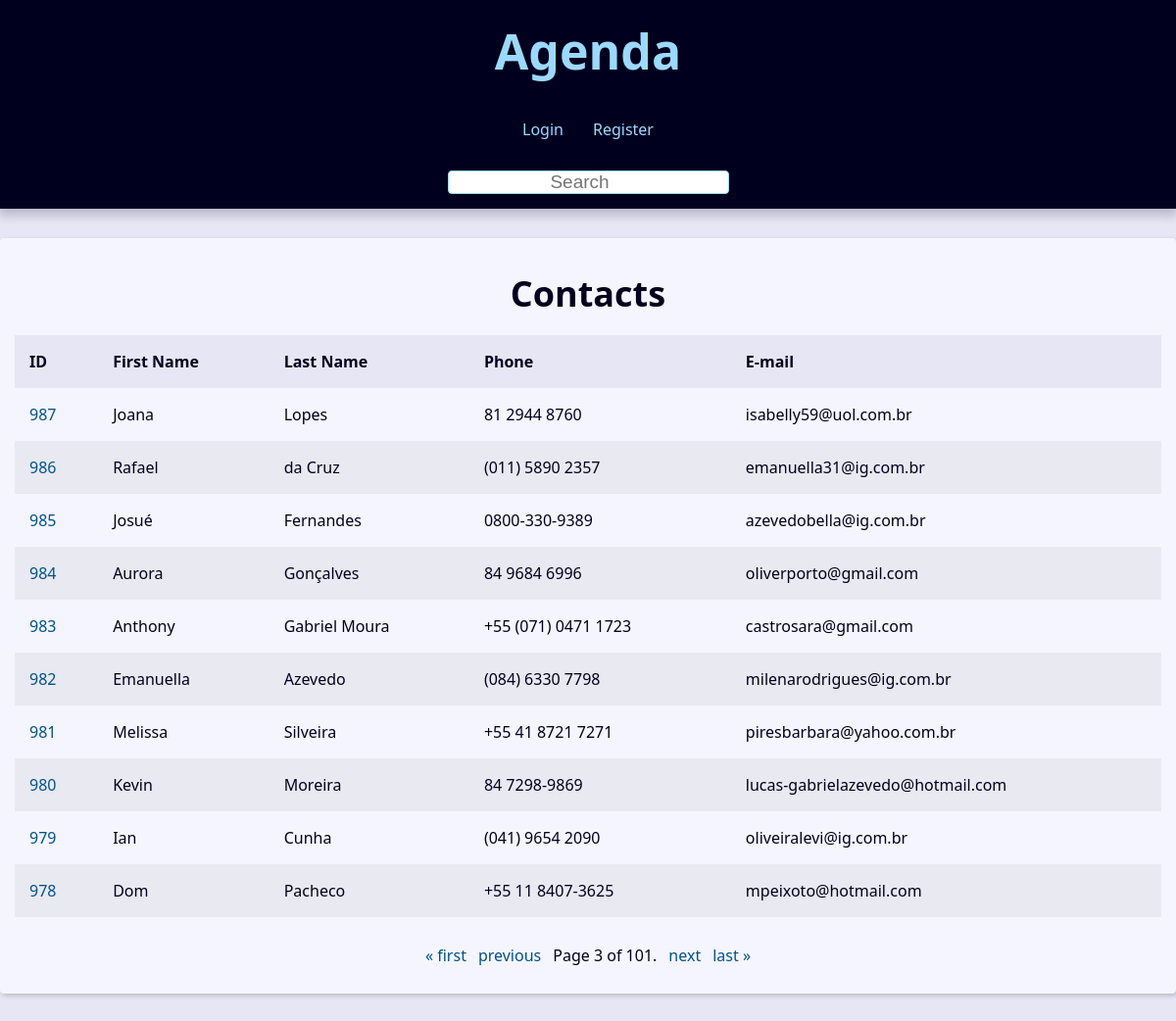
The app's page /?page=3&q= with its own data.
### contact/models.py (models this page shows, shortened)
class Contact(models.Model):
    first_name = models.CharField(max_length=50)
    last_name = models.CharField(max_length=50, blank=True)
    phone = models.CharField(max_length=20)
    email = models.EmailField(max_length=100, blank=True)
    created_date = models.DateTimeField(default=timezone.now)
    description = models.TextField(blank=True)
    show = models.BooleanField(default=True)
    picture = models.ImageField(upload_to='pictures/%Y/%m/', blank=True)
    category = models.ForeignKey(Category, on_delete=models.SET_NULL, null=True, blank=True)
    owner = models.ForeignKey(User, on_delete=models.SET_NULL, null=True, blank=True)

### contact/views/contact_views.py (the view)
# urls.py: path('', views.index, name='index'),
def index(request):
    contacts = Contact.objects.filter(show=True).order_by('-id')
    paginator = Paginator(contacts, 10)
    page_number = request.GET.get('page')
    page_obj = paginator.get_page(page_number)
    context = {
        'page_obj': page_obj,
        'site_title': 'Contatos - '
    }
    return render(request, 'contact/index.html', context)

### contact/templates/contact/index.html
{% extends "global/base.html" %}
{% block content %}
{% if page_obj %}
    <div class = "responsive-table">
        <table class = "contacts-table">
            <caption class = "table-caption">
                <h2>Contacts</h2>
            </caption>
            <thead>
                <tr class = "table-row table-row-header">
                    <th class = "table-header">ID</th>
                    <th class = "table-header">First Name</th>
                    <th class = "table-header">Last Name</th>
                    <th class = "table-header">Phone</th>
                    <th class = "table-header">E-mail</th>
                </tr>
            </thead>
            <tbody>
                {% for contact in page_obj %}
                    <tr class = "table-row">
                        <td class = "table-cel">
                            <a
                                class = "table-link"
                                href = "{% url "contact:contact" contact.id %}"
                            >
                                {{ contact.id }}
                            </a>
                        </td>
                        <td class = "table-cel">
                            {{ contact.first_name }}
                        </td>
                        <td class = "table-cel">
                            {{ contact.last_name }}
                        </td>
                        <td class = "table-cel">
                            {{ contact.phone }}
                        </td>
                        <td class = "table-cel">
                            {{ contact.email }}
                        </td>
                    </tr>
                {% endfor %}
            </tbody>
        </table>
    </div>
{% else %}
<div class="single-contact">
    <h1 class="single-contact-name">
        No contacts found.
    </h1>
</div>
{% endif %}
{% endblock content %}

### base_static/global/css/style.css (style rules this page uses)
:root { --spacing: 1.5rem; --link-dark-color: rgb(0, 83, 134); --link-light-color: rgb(156, 217, 255); --clr-white: rgb(245, 245, 255); --clr-black: rgb(0, 0, 30); --clr-light-gray: rgb(230, 230, 245); --clr-dark-shadow-5: rgba(0, 0, 10, 5%); --clr-dark-shadow-10: rgba(0, 0, 10, 10%); --clr-dark-shadow-20: rgba(0, 0, 10, 20%); --clr-light-shadow-5: rgba(200, 200, 255, 5%); --clr-light-shadow-10: rgba(200, 200, 255, 10%); --clr-light-shadow-20: rgba(200, 200, 255, 20%); --main-page-width: 120rem; --table-min-width: 60rem; --biggest-font-size: 5rem; --bigger-font-size: 4rem; --big-font-size: 3.2rem; --medium-font-size: 2.4rem; --small-font-size: 1.6rem; --smaller-font-size: 1.4rem; --smallest-font-size: 1.2rem; --transition-fast: 300ms; --transition-medium: 600ms; --transition-slow: 1s; --default-border-radius: 4px; }
*, *::before, *::after { margin: 0; padding: 0; box-sizing: border-box; }
html { font-size: 62.5%; }
body { font-family: system-ui, -apple-system, BlinkMacSystemFont, 'Segoe UI', Roboto, Oxygen, Ubuntu, Cantarell, 'Open Sans', 'Helvetica Neue', sans-serif; line-height: 1.5; font-size: var(--small-font-size); color: var(--clr-black); -webkit-font-smoothing: antialiased; background: var(--clr-light-gray); }
.responsive-table { width: 100%; overflow-x: auto; }
.contacts-table { width: 100%; min-width: var(--table-min-width); border-collapse: collapse; }
.table-caption { font-size: var(--medium-font-size); font-weight: bold; padding: var(--spacing); }
.table-row { text-align: left; text-overflow: ellipsis; transition: background-color var(--transition-fast) ease-in-out; }
.table-row:nth-of-type(2n) { background: var(--clr-dark-shadow-5); }
.table-row-header { background: var(--clr-light-gray); color: var(--clr-black); }
.table-cel, .table-header { padding: var(--spacing); }
.table-link { color: var(--link-dark-color); transition: color var(--transition-fast) ease-in-out; text-decoration: none; }

### records on screen
Contact: id "987", first_name "Joana", last_name "Lopes", phone "81 2944 8760", email "isabelly59@uol.com.br"
Contact: id "986", first_name "Rafael", last_name "da Cruz", phone "(011) 5890 2357", email "emanuella31@ig.com.br"
Contact: id "985", first_name "Josué", last_name "Fernandes", phone "0800-330-9389", email "azevedobella@ig.com.br"
Contact: id "984", first_name "Aurora", last_name "Gonçalves", phone "84 9684 6996", email "oliverporto@gmail.com"
Contact: id "983", first_name "Anthony", last_name "Gabriel Moura", phone "+55 (071) 0471 1723", email "castrosara@gmail.com"
Contact: id "982", first_name "Emanuella", last_name "Azevedo", phone "(084) 6330 7798", email "milenarodrigues@ig.com.br"
Contact: id "981", first_name "Melissa", last_name "Silveira", phone "+55 41 8721 7271", email "piresbarbara@yahoo.com.br"
Contact: id "980", first_name "Kevin", last_name "Moreira", phone "84 7298-9869", email "lucas-gabrielazevedo@hotmail.com"
Contact: id "979", first_name "Ian", last_name "Cunha", phone "(041) 9654 2090", email "oliveiralevi@ig.com.br"
Contact: id "978", first_name "Dom", last_name "Pacheco", phone "+55 11 8407-3625", email "mpeixoto@hotmail.com"

### other values on screen
{{ page_obj.number }} "3"
{{ page_obj.paginator.num_pages }} "101"
